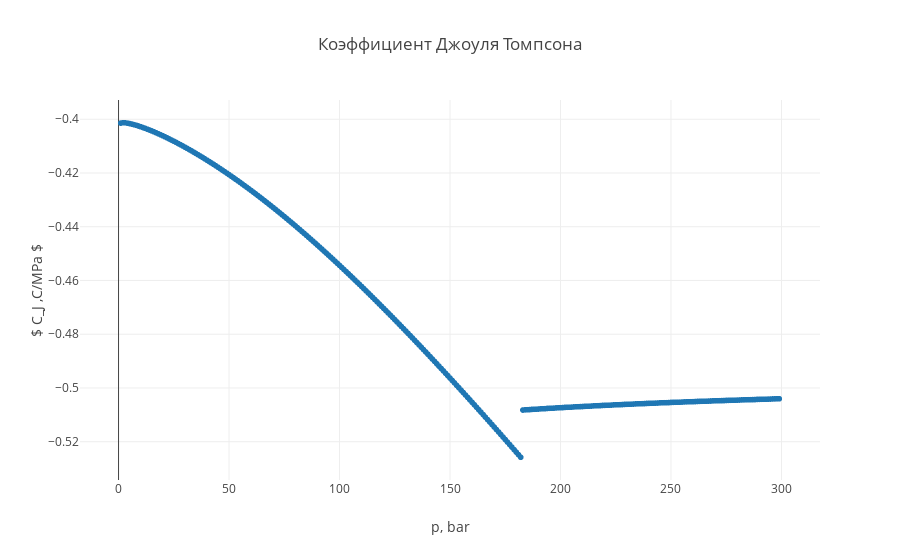

Notebook code cell kept with this figure:
### Code cell
tracep = go.Scattergl(
    x = multiphase_flow_data.p_list,
    y = np_JT_cmpa,
    name = 'np_JT_cmpa',
    mode = 'markers'
)

data = [tracep]

plot('Коэффициент Джоуля Томпсона', '$ C_J ,C/MPa $', 'p, bar')

### Figure 1 — Plotly figure (JSON) as saved in the notebook; plotly's stock layout.template omitted (floating-point values rounded to 4 significant figures; data arrays with more than 128 entries replaced by an {"elided": "..."} marker saying what was removed)
{"data": [{"mode": "markers", "name": "np_JT_cmpa", "type": "scattergl", "uid": "b1dce061-dc89-401b-88f6-1fb2a30d401c", "x": {"elided": "299 int values"}, "y": {"elided": "299 float values"}}], "layout": {"title": {"text": "Коэффициент Джоуля Томпсона"}, "xaxis": {"title": {"text": "p, bar"}}, "yaxis": {"title": {"text": "$ C_J ,C/MPa $"}}}}
